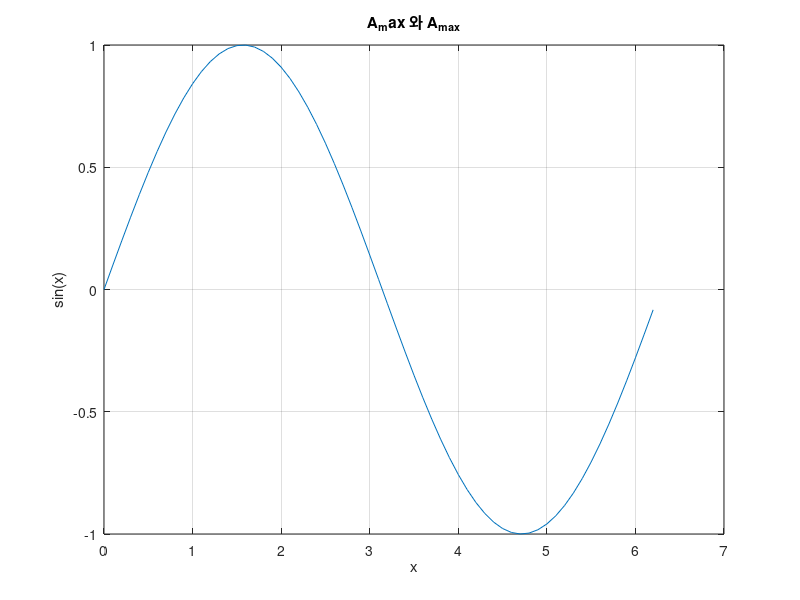

Write MATLAB code to recreate this figure. (Note: this script raises an error after producing the figure.)
% sol0501_9.m - 연습문제 5.1.3-3 아래 첨자에서 중괄호의 역할
clear; clc; close all

x = 0:0.1:2*pi;
plot(x, sin(x))
title("A_max 와 A_{max}")
xlabel("x"), ylabel("sin(x)"), grid on

% 답: TeX 에서 _ 는 '바로 다음 글자 하나'만 아래 첨자로 만든다.
%     A_max  -> A 아래에 m 만 붙고 'ax' 는 본문 크기로 따라 나온다.
%     A_{max} -> 중괄호가 max 를 한 덩어리로 묶어 전체가 아래 첨자가 된다.
%     위 첨자 ^ 도 규칙이 같다.

theme(gcf, "light")
exportgraphics(gcf, "../../textbook/ch05/img/sol0501_9.png")
